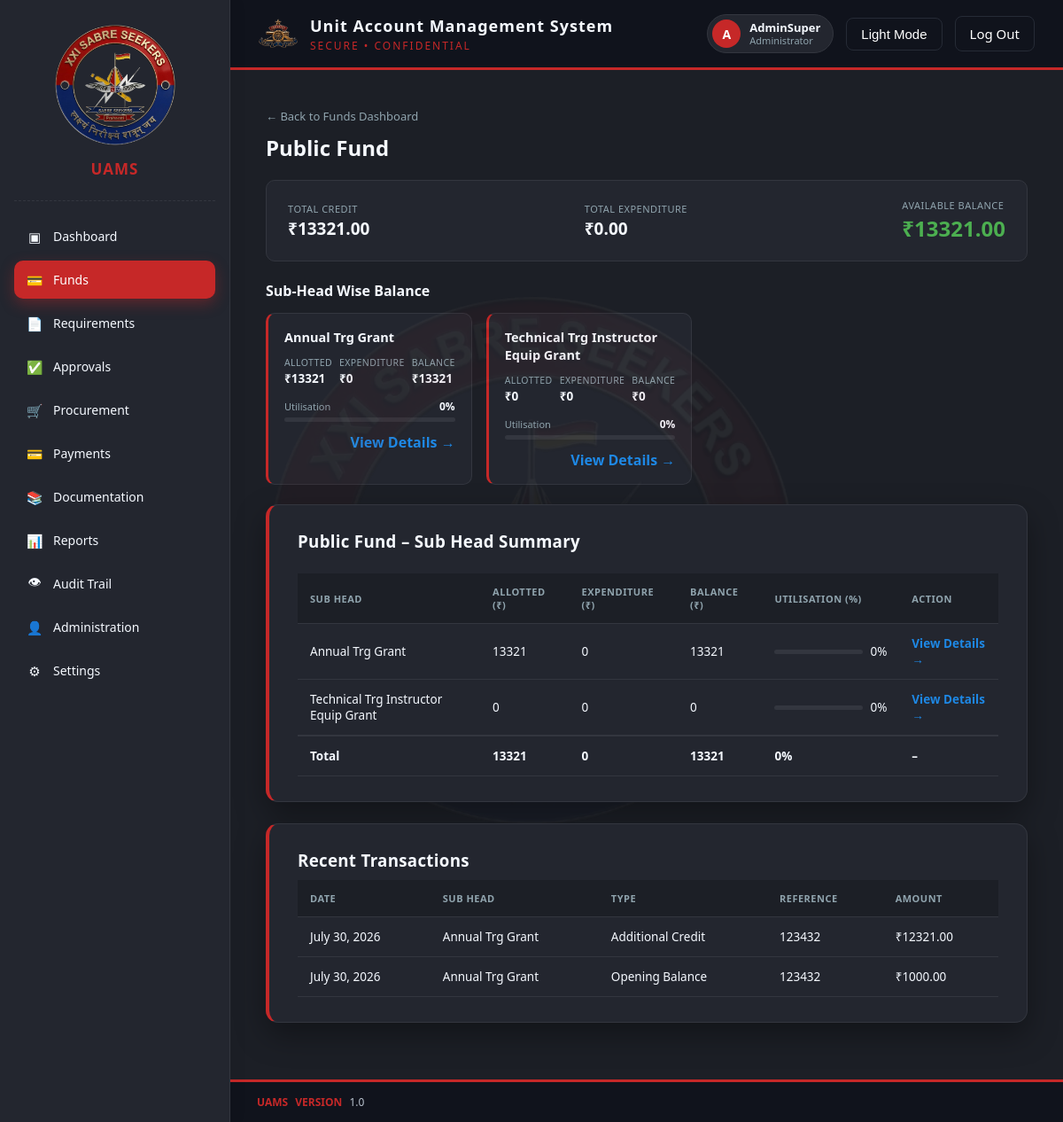
/finance/funds/95928cb2-1ea1-4e2d-93f0-b0ba2e22559a/ (signed in), run on the app's committed database.
### authentication/models.py (models this page shows)
class User(AbstractUser):
    ROLE_CHOICES = [
        ('HEAD_CLERK', 'Head Clerk'),
        ('ACCOUNTS_CLERK', 'Accounts Clerk'),
        ('ACCOUNTS_JCO', 'Accounts JCO'),
        ('ACCOUNTS_OFFICER', 'Accounts Officer'),
        ('CFA', 'Competent Financial Authority (CFA)'),
        ('ADMINISTRATOR', 'Administrator'),
    ]
    STATUS_CHOICES = [
        ('ACTIVE', 'Active'),
        ('SUSPENDED', 'Suspended'),
        ('INACTIVE', 'Inactive'),
    ]
    id = models.UUIDField(primary_key=True, default=uuid.uuid4, editable=False)
    role = models.CharField(max_length=30, choices=ROLE_CHOICES, default='ACCOUNTS_CLERK')
    status = models.CharField(max_length=20, choices=STATUS_CHOICES, default='ACTIVE')
    class Meta:
        db_table = 'uams_users'

### masterdata/models.py (models this page shows, shortened)
class FundHead(CoreModel):
    name = models.CharField(max_length=150, unique=True)
    code = models.CharField(max_length=20, unique=True)
    is_active = models.BooleanField(default=True)
    class Meta:
        db_table = "md_fund_heads"
        ordering = ["name"]

class SubHead(CoreModel):
    fund_head = models.ForeignKey(
        FundHead, on_delete=models.PROTECT, related_name="sub_heads"
    )
    name = models.CharField(max_length=150)
    code = models.CharField(max_length=20)
    is_active = models.BooleanField(default=True)
    class Meta:
        db_table = "md_sub_heads"
        ordering = ["fund_head__name", "name"]
        unique_together = ("fund_head", "code")
        verbose_name_plural = "Sub Heads"

### finance/models.py (models this page shows, shortened)
class FundTransaction(CoreModel):
    TRANSACTION_TYPE_CHOICES = [
        ("OPENING", "Opening Balance"),
        ("CREDIT", "Additional Credit"),
        ("EXPENDITURE", "Actual Expenditure"),
        ("CREDIT_REVERSAL", "Credit Reversal"),
        ("EXPENDITURE_REVERSAL", "Expenditure Reversal"),
        ("ADJUSTMENT_CREDIT", "Credit Adjustment"),
        ("ADJUSTMENT_DEBIT", "Debit Adjustment"),
    ]
    financial_year = models.ForeignKey(
        FinancialYear,
        on_delete=models.PROTECT,
        related_name="fund_transactions",
    )
    sub_head = models.ForeignKey(
        SubHead,
        on_delete=models.PROTECT,
        related_name="fund_transactions",
    )
    transaction_type = models.CharField(
        max_length=30,
        choices=TRANSACTION_TYPE_CHOICES,
    )
    amount = models.DecimalField(
        max_digits=15,
        decimal_places=2,
        validators=[MinValueValidator(Decimal("0.01"))],
    )
    transaction_date = models.DateField(
        default=timezone.localdate,
    )
    fund_entry = models.OneToOneField(
        FundEntry,
        on_delete=models.PROTECT,
        related_name="ledger_transaction",
        blank=True,
        null=True,
    )
    reference_number = models.CharField(
        max_length=100,
        blank=True,
        null=True,
    )
    reference_type = models.CharField(
        max_length=50,
        blank=True,
        null=True,
        help_text="Example: FUND_ENTRY, PAYMENT or REVERSAL.",
    )
    reference_id = models.PositiveBigIntegerField(
        blank=True,
        null=True,
    )
    remarks = models.TextField(
        blank=True,
        null=True,
    )
    is_reversed = models.BooleanField(
        default=False,
    )
    class Meta:
        db_table = "fin_fund_transactions"
        ordering = ["-transaction_date", "-created_at"]
        verbose_name = "Fund Transaction"
        verbose_name_plural = "Fund Transactions"

### finance/views.py (the view)
@login_required
def fund_head_detail(request, pk):
    role = getattr(request.user, "role", None)
    if role not in FUND_ROLES:
        raise PermissionDenied(
            "You are not authorised to access Funds."
        )
    fund_head = get_object_or_404(FundHead, pk=pk)
    fund_txns = FundTransaction.objects.filter(sub_head__fund_head=fund_head)
    summary = _balance_summary(fund_txns)
    if summary["total_credit"] > 0:
        summary["utilisation_pct"] = round(
            (summary["total_expenditure"] / summary["total_credit"]) * 100
        )
    else:
        summary["utilisation_pct"] = 0
    sub_heads = []
    for sh in fund_head.sub_heads.filter(is_active=True).order_by("name"):
        sh_txns = FundTransaction.objects.filter(sub_head=sh)
        sh_summary = _balance_summary(sh_txns)
        if sh_summary["total_credit"] > 0:
            sh_summary["utilisation_pct"] = round(
                (sh_summary["total_expenditure"] / sh_summary["total_credit"]) * 100
            )
        else:
            sh_summary["utilisation_pct"] = 0
        sub_heads.append({"sub_head": sh, **sh_summary})
    recent_transactions = fund_txns.select_related("sub_head").order_by(
        "-transaction_date", "-created_at"
    )[:10]
    context = {
        "fund_head": fund_head,
        "summary": summary,
        "sub_heads": sub_heads,
        "recent_transactions": recent_transactions,
        "role": role,
    }
    return render(request, "finance/fund_head_detail.html", context)

### core_base/models.py (called while the page is built)
    def get_queryset(self):
        return super().get_queryset().filter(is_deleted=False)

### finance/views.py (called while the page is built)
def _balance_summary(transaction_qs):
    totals = transaction_qs.aggregate(
        total_credit=Coalesce(
            Sum("amount", filter=Q(transaction_type__in=CREDIT_TYPES)),
            ZERO,
        ),
        total_expenditure=Coalesce(
            Sum("amount", filter=Q(transaction_type="EXPENDITURE")),
            ZERO,
        ),
        total_debit=Coalesce(
            Sum("amount", filter=Q(transaction_type__in=DEBIT_TYPES)),
            ZERO,
        ),
    )
    totals["available_balance"] = (
        totals["total_credit"] - totals["total_debit"]
    )
    return totals

### templates/finance/fund_head_detail.html (shortened to what this page needs)
{% load static %}
<!DOCTYPE html>
<html lang="en">
<head>
  <link rel="stylesheet" href="{% static 'css/style.css' %}">
</head>
<body>
<div class="app-layout">
  {% include 'partials/sidebar.html' with active_nav='funds' %}
  <div class="main-content">
    {% include 'partials/header.html' with active_nav='funds' %}
    <div class="dashboard-shell">
      <a href="{% url 'finance:fund-dashboard' %}" class="fhd-back">&larr; Back to Funds Dashboard</a>
      <h2 class="fhd-title">{{ fund_head.name }}</h2>
      <div class="fhd-summary-card">
        <div class="fhd-summary-item">
          <div class="label">Total Credit</div>
          <div class="value">&#8377;{{ summary.total_credit|floatformat:2 }}</div>
        </div>
        <div class="fhd-summary-item">
          <div class="label">Total Expenditure</div>
          <div class="value">&#8377;{{ summary.total_expenditure|floatformat:2 }}</div>
        </div>
        <div class="fhd-summary-item balance">
          <div class="label">Available Balance</div>
          <div class="value">&#8377;{{ summary.available_balance|floatformat:2 }}</div>
        </div>
      </div>
      <h3 class="fhd-section-title">Sub-Head Wise Balance</h3>
      <div class="fhd-card-grid">
        {% for row in sub_heads %}
          <div class="fhd-subhead-card">
            <div class="fhd-subhead-name">{{ row.sub_head.name }}</div>
            <div class="fhd-subhead-row">
              <div>
                <div class="fhd-subhead-label">Allotted</div>
                <div class="fhd-subhead-value">&#8377;{{ row.total_credit|floatformat:0 }}</div>
              </div>
              <div>
                <div class="fhd-subhead-label">Expenditure</div>
                <div class="fhd-subhead-value">&#8377;{{ row.total_expenditure|floatformat:0 }}</div>
              </div>
              <div>
                <div class="fhd-subhead-label">Balance</div>
                <div class="fhd-subhead-value">&#8377;{{ row.available_balance|floatformat:0 }}</div>
              </div>
            </div>
            <div class="fhd-util-row">
              <div class="fhd-util-label">Utilisation</div>
              <span class="fhd-util-pct">{{ row.utilisation_pct }}%</span>
            </div>
            <div class="fhd-progress-track">
            </div>
            <div class="fhd-subhead-action">
              <a href="{% url 'finance:sub-head-detail' row.sub_head.pk %}" class="fhd-link">View Details &rarr;</a>
            </div>
          </div>
        {% empty %}
          <p style="color:var(--text-secondary);">No active Sub Heads under this Fund Head.</p>
        {% endfor %}
      </div>
      <div class="card">
        <div class="fhd-table-header">
          <h3>{{ fund_head.name }} &ndash; Sub Head Summary</h3>
        </div>
        <table class="fhd-table">
          <thead>
            <tr>
              <th>Sub Head</th>
              <th>Allotted (&#8377;)</th>
              <th>Expenditure (&#8377;)</th>
              <th>Balance (&#8377;)</th>
              <th>Utilisation (%)</th>
              <th>Action</th>
            </tr>
          </thead>
          <tbody>
            {% for row in sub_heads %}
              <tr>
                <td>{{ row.sub_head.name }}</td>
                <td>{{ row.total_credit|floatformat:0 }}</td>
                <td>{{ row.total_expenditure|floatformat:0 }}</td>
                <td>{{ row.available_balance|floatformat:0 }}</td>
                <td>
                  <div class="fhd-table-progress">
                    <div class="fhd-progress-track"><div class="fhd-progress-fill" style="width:{{ row.utilisation_pct }}%;"></div></div>
                    <span>{{ row.utilisation_pct }}%</span>
                  </div>
                </td>
                <td><a href="{% url 'finance:sub-head-detail' row.sub_head.pk %}" class="fhd-link">View Details &rarr;</a></td>
              </tr>
            {% empty %}
              <tr><td colspan="6" class="fhd-empty">No active Sub Heads under this Fund Head.</td></tr>
            {% endfor %}
            {% if sub_heads %}
              <tr class="fhd-total-row">
                <td>Total</td>
                <td>{{ summary.total_credit|floatformat:0 }}</td>
                <td>{{ summary.total_expenditure|floatformat:0 }}</td>
                <td>{{ summary.available_balance|floatformat:0 }}</td>
                <td>{{ summary.utilisation_pct }}%</td>
                <td>&ndash;</td>
              </tr>
            {% endif %}
          </tbody>
        </table>
      </div>
      <div class="card">
        <h3>Recent Transactions</h3>
        <table class="fhd-table">
          <thead>
            <tr>
              <th>Date</th>
              <th>Sub Head</th>
              <th>Type</th>
              <th>Reference</th>
              <th>Amount</th>
            </tr>
          </thead>
          <tbody>
            {% for txn in recent_transactions %}
              <tr>
                <td>{{ txn.transaction_date }}</td>
                <td>{{ txn.sub_head.name }}</td>
                <td>{{ txn.get_transaction_type_display }}</td>
                <td>{{ txn.reference_number|default:"-" }}</td>
                <td>&#8377;{{ txn.amount }}</td>
              </tr>
            {% empty %}
              <tr><td colspan="5" class="fhd-empty">No transactions recorded yet.</td></tr>
            {% endfor %}
          </tbody>
        </table>
      </div>
    </div>
    {% include 'partials/footer.html' %}
  </div>
</div>
</body>
</html>

### templates/partials/header.html
{% load static %}
<div class="topbar">
      <div class="brand">
        <img src="{% static 'images/main-logo.png' %}" alt="Unit Crest" class="brand-icon">
        <div>
          <h1>Unit Account Management System</h1>
           <p class="tagline">SECURE &bull; CONFIDENTIAL</p>
        </div>
      </div>
      <div class="topbar-right">
        <div class="profile-chip">
          <span class="profile-avatar">{{ user.username|slice:":1"|upper }}</span>
          <span class="profile-info">
            <span class="profile-name">{{ user.username }}</span>
            <span class="profile-role">{{ user.get_role_display }}</span>
          </span>
        </div>
        <button id="theme-toggle-btn" class="theme-toggle">Light Mode</button>
        <a href="{% url 'logout' %}" class="theme-toggle" style="text-decoration:none;">Log Out</a>
      </div>
    </div>

### data on the page
User: username "A", username "AdminSuper", role "Administrator"
FundHead: name "Public Fund"
SubHead: sub_head.name "Annual Trg Grant", total_credit "13321", total_expenditure "0", available_balance "13321", utilisation_pct "0"
SubHead: sub_head.name "Technical Trg Instructor Equip Grant", total_credit "0", total_expenditure "0", available_balance "0", utilisation_pct "0"
FundTransaction: transaction_date "July 30, 2026", sub_head.name "Annual Trg Grant", transaction_type "Additional Credit", reference_number "123432", amount "12321.00"
FundTransaction: transaction_date "July 30, 2026", sub_head.name "Annual Trg Grant", transaction_type "Opening Balance", reference_number "123432", amount "1000.00"

### other printed values
{{ summary.total_credit|floatformat:2 }} "13321.00"
{{ summary.total_expenditure|floatformat:2 }} "0.00"
{{ summary.available_balance|floatformat:2 }} "13321.00"
{{ summary.total_credit|floatformat:0 }} "13321"
{{ summary.total_expenditure|floatformat:0 }} "0"
{{ summary.available_balance|floatformat:0 }} "13321"
{{ summary.utilisation_pct }} "0"
